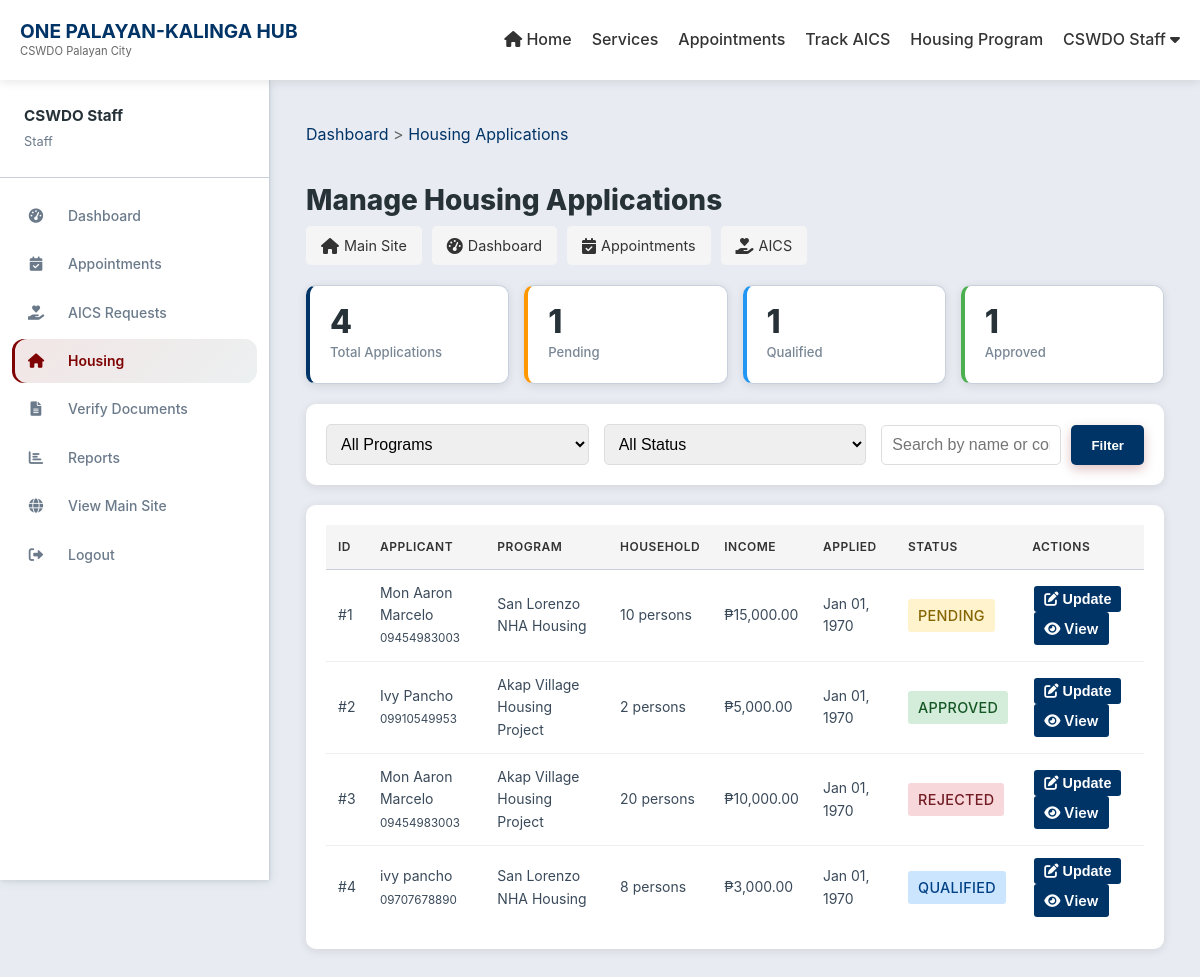
The page /manage-housing.php (signed in) on the database as committed earlier.
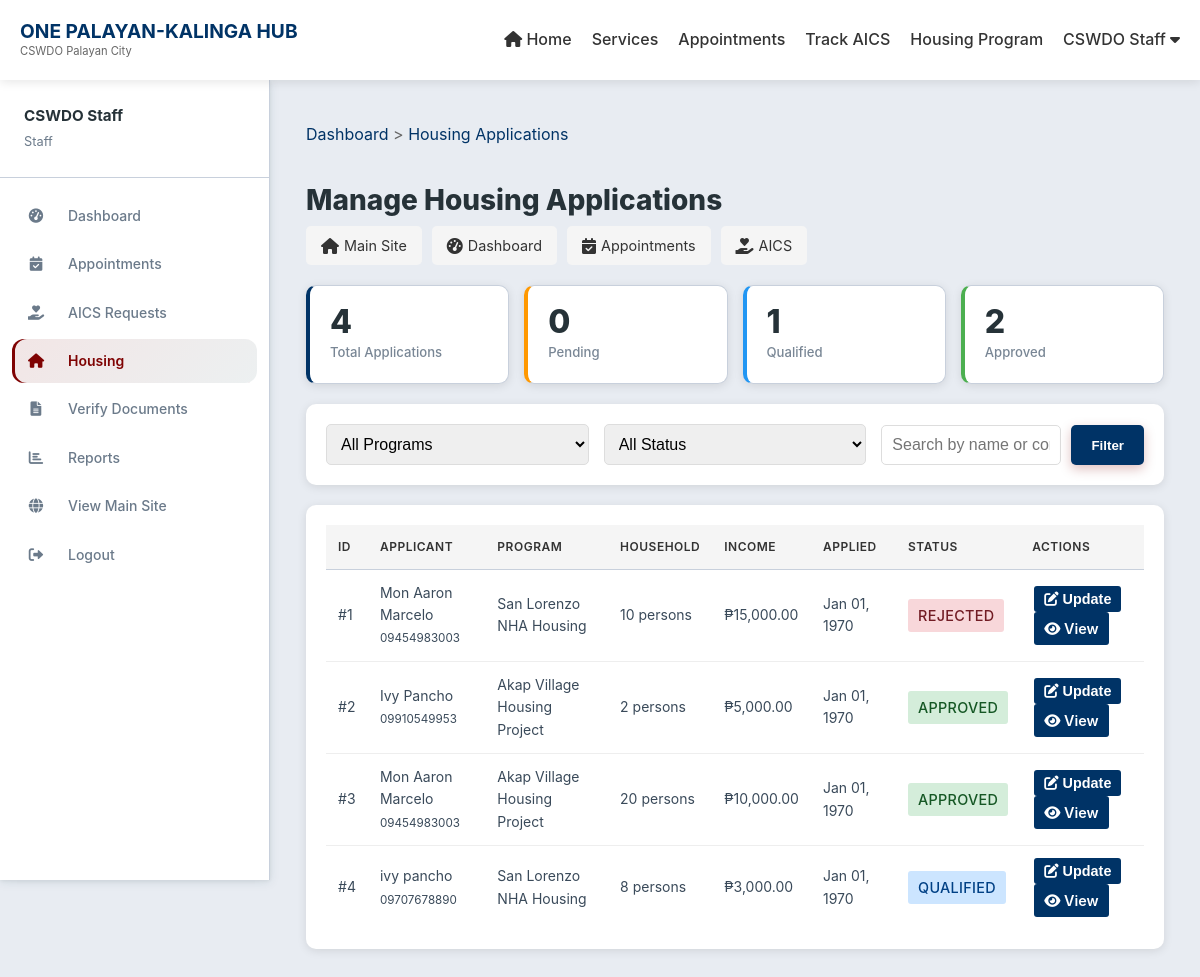
The same page on the database as committed later.
### tables this page shows
CREATE TABLE `housing_beneficiaries` (
  `beneficiary_id` int(11) NOT NULL,
  `user_id` int(11) DEFAULT NULL,
  `program_id` int(11) DEFAULT NULL,
  `application_date` date DEFAULT NULL,
  `status` enum('pending','qualified','approved','rejected','released') DEFAULT 'pending',
  `household_composition` text DEFAULT NULL,
  `monthly_income` decimal(10,2) DEFAULT NULL,
  `housing_need_assessment` text DEFAULT NULL,
  `interviewed_by` int(11) DEFAULT NULL,
  `interview_date` date DEFAULT NULL,
  `approved_by` int(11) DEFAULT NULL,
  `approval_date` date DEFAULT NULL,
  `unit_assigned` varchar(50) DEFAULT NULL,
  `move_in_date` date DEFAULT NULL
);

CREATE TABLE `users` (
  `user_id` int(11) NOT NULL,
  `username` varchar(50) NOT NULL,
  `password` varchar(255) NOT NULL,
  `email` varchar(100) NOT NULL,
  `first_name` varchar(50) NOT NULL,
  `last_name` varchar(50) NOT NULL,
  `contact_number` varchar(20) DEFAULT NULL,
  `address` text DEFAULT NULL,
  `role` enum('resident','staff','admin') DEFAULT 'resident',
  `status` enum('active','inactive') DEFAULT 'active',
  `created_at` timestamp NOT NULL DEFAULT current_timestamp(),
  `updated_at` timestamp NOT NULL DEFAULT current_timestamp() ON UPDATE current_timestamp(),
  `last_login` datetime DEFAULT NULL,
  `is_active` tinyint(1) NOT NULL DEFAULT 1,
  `profile_picture` varchar(255) DEFAULT NULL,
  `verification_status` enum('pending','verified','rejected') DEFAULT 'pending',
  `verification_date` timestamp NULL DEFAULT NULL,
  `verified_by` int(11) DEFAULT NULL
);

CREATE TABLE `housing_programs` (
  `program_id` int(11) NOT NULL,
  `program_name` varchar(100) NOT NULL,
  `program_code` varchar(50) DEFAULT NULL,
  `location` varchar(255) DEFAULT NULL,
  `total_units` int(11) DEFAULT NULL,
  `description` text DEFAULT NULL,
  `requirements` text DEFAULT NULL,
  `status` enum('active','completed','pending') DEFAULT 'active',
  `created_at` timestamp NOT NULL DEFAULT current_timestamp()
);

### manage-housing.php (the view, shortened to what the changed rows need)
<?php
$database = new Database();
$db = $database->getConnection();
$query = "SELECT h.*, p.program_name, p.location, u.first_name, u.last_name, u.contact_number, u.email
          FROM housing_beneficiaries h
          JOIN housing_programs p ON h.program_id = p.program_id
          JOIN users u ON h.user_id = u.user_id
          WHERE 1=1";
$query .= " ORDER BY h.application_date DESC";
$stmt = $db->prepare($query);
$stmt->execute();
$stats_query = "SELECT
    COUNT(*) as total,
    SUM(CASE WHEN status = 'pending' THEN 1 ELSE 0 END) as pending,
    SUM(CASE WHEN status = 'qualified' THEN 1 ELSE 0 END) as qualified,
    SUM(CASE WHEN status = 'approved' THEN 1 ELSE 0 END) as approved,
    SUM(CASE WHEN status = 'rejected' THEN 1 ELSE 0 END) as rejected,
    SUM(CASE WHEN status = 'released' THEN 1 ELSE 0 END) as released
    FROM housing_beneficiaries";
$stats = $db->query($stats_query)->fetch(PDO::FETCH_ASSOC);
?>
<!DOCTYPE html>
<html lang="en">
<head>
    <link rel="stylesheet" href="../css/style.css">
    <link rel="stylesheet" href="../css/dashboard.css">
    <link rel="stylesheet" href="https://cdnjs.cloudflare.com/ajax/libs/font-awesome/6.0.0/css/all.min.css">
</head>
<body>
    <nav class="navbar">
        <div class="container">
            <div class="nav-brand">
                <a href="../index.php" style="text-decoration: none; color: inherit;">
                    <h1>ONE PALAYAN-KALINGA HUB</h1>
                </a>
            </div>
        </div>
    </nav>
    <div class="dashboard-container">
        <div class="main-content">
            <h1>Manage Housing Applications</h1>
            <div class="stats-grid">
                <div class="stat-card pending">
                    <div class="stat-value"><?php echo $stats['pending']; ?></div>
                    <div class="stat-label">Pending</div>
                </div>
                <div class="stat-card approved">
                    <div class="stat-value"><?php echo $stats['approved']; ?></div>
                    <div class="stat-label">Approved</div>
                </div>
            </div>
            <div class="table-container">
                <table class="data-table">
                    <thead>
                        <tr>
                            <th>ID</th>
                            <th>Applicant</th>
                            <th>Program</th>
                            <th>Household</th>
                            <th>Income</th>
                            <th>Applied</th>
                            <th>Status</th>
                            <th>Actions</th>
                        </tr>
                    </thead>
                    <tbody>
                        <?php while($app = $stmt->fetch(PDO::FETCH_ASSOC)): ?>
                        <tr>
                            <td>#<?php echo $app['beneficiary_id']; ?></td>
                            <td>
                                <?php echo htmlspecialchars($app['first_name'] . ' ' . $app['last_name']); ?><br>
                                <small><?php echo htmlspecialchars($app['contact_number']); ?></small>
                            </td>
                            <td><?php echo htmlspecialchars($app['program_name']); ?></td>
                            <td><?php echo $app['household_composition']; ?> persons</td>
                            <td>₱<?php echo number_format($app['monthly_income'], 2); ?></td>
                            <td><?php echo date('M d, Y', strtotime($app['application_date'])); ?></td>
                            <td>
                                <span class="status-badge status-<?php echo $app['status']; ?>">
                                    <?php echo ucfirst($app['status']); ?>
                                </span>
                            </td>
                            <td>
                                <button onclick="showUpdateModal(<?php echo htmlspecialchars(json_encode($app)); ?>)"
                                        class="btn-small"><i class="fas fa-edit"></i> Update</button>
                                <a href="view-housing.php?id=<?php echo $app['beneficiary_id']; ?>" class="btn-small"><i class="fas fa-eye"></i> View</a>
                            </td>
                        </tr>
                        <?php endwhile; ?>
                    </tbody>
                </table>
            </div>
        </div>
    </div>
</body>
</html>

Rows that differ between the two databases and show on the page:
changed housing_beneficiaries id 1: status "PENDING" → "REJECTED"
changed housing_beneficiaries id 3: status "REJECTED" → "APPROVED"
Other text that changed with them:
$stats['pending']: "1" → "0"
$stats['approved']: "1" → "2"
